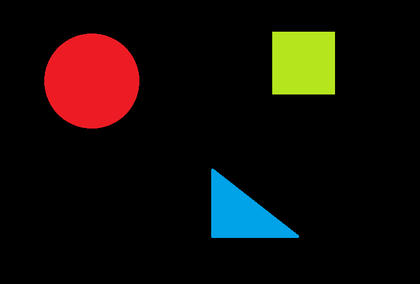
%> input picture 17_centroid/figures.png, 420 x 284 px, shrunk from 702 x 475 before the run
$ octave square.m   (GNU Octave 9; MATLAB toolbox functions it lacks are replaced by stand-ins)
%> lines starting %> are read from the running program, lines starting %| are printed output that depends on the picture; in (x1, y1, x2, y2) boxes, pixels count from 0 and x2, y2 are one past the last pixel; in counts of white or black regions, pixels touching at a corner belong together; the program's own positions count from 1
clc, clear all, close all

image = imread('figures.png');
%> image is the input picture: size 284x420x3 uint8; mean R, G, B 20.1, 13.7, 9.4

[rows, cols, channels] = size(image);
%> rows = 284; cols = 420; channels = 3

% Define empty matrix to hold the segmented square
output = uint8(zeros(rows, cols, channels));

% Difine counters to keep track of the number of ocurrences for each pixel
% that corresponds to the square figure, making difference between rows and columns
row_counter = zeros(1, rows);
col_counter = zeros(1, cols);

for i = 1:rows
  for j = 1:cols
    if image(i, j, 1) == 181 && image(i, j, 2) == 230 && image(i, j, 3) == 29
      output(i, j, 1) = 181;
      output(i, j, 2) = 230;
      output(i, j, 3) = 29;

      row_counter(i) = row_counter(i) + 1;
      col_counter(j) = col_counter(j) + 1;
    end
  end
end
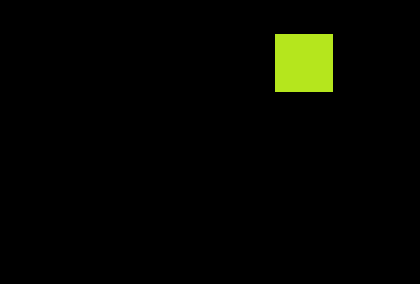
%> output: size 284x420x3 uint8; mean R, G, B 5.1, 6.5, 0.8
%> after the loop, col_counter = 420 values, max 58 at index 276, min 0 at index 1, mean 8.01; row_counter = 284 values, max 58 at index 35, min 0 at index 1, mean 11.85

figure, imshow(output), title('Segmented Square');
figure, subplot(1, 2, 1), plot(row_counter), subplot(1, 2, 2), plot(row_counter);
%> after `plot(row_counter)`:
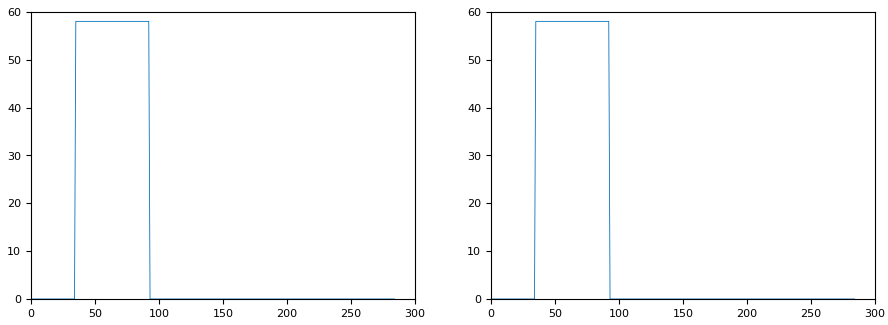
%> figure redrawn from the program's plot data, 2 panels; panel 1: curve peaks at x = 35, y = 58

% "Cut" the tip of the histograms to make easier to find two points in the graph
% This method defines a maximum limit value for each histogram,
% this value will be used as, the new tip
max_row = max(row_counter) - 10;
%> max_row = 48
max_col = max(col_counter) - 10;
%> max_col = 48

% Calculate the "i" minimum value that represents the left point of the tip of the row's histogram
imin = 0; rmin = 0;
while rmin < max_row
  imin = imin + 1;
  rmin = row_counter(imin);
end
%> this loop made 35 passes
%> rmin on passes 1 to 12: 0, 0, 0, 0, 0, 0, 0, 0, 0, 0, 0, 0

% Calculate the "i" maximum value that represents the right point of the tip of the row's histogram
i = imin;
%> i = 35
while i < rows
  if row_counter(i) >= max_row
    imax = i;
  end
  i = i + 1;
end
%> after the loop, i = 284

% Calculate the "j" minimum value that represents the left point of the tip of the columns's histogram
jmin = 0; cmin = 0;
while cmin < max_col
  jmin = jmin + 1;
  cmin = col_counter(jmin);
end
%> after the loop, jmin = 276

% Calculate the "j" maximum value that represents the right point of the tip of the columns's histogram
j = jmin;
%> j = 276
while j < cols
  if col_counter(j) >= max_col
    jmax = j;
  end
  j = j + 1;
end
%> this loop made 144 passes
%> after the loop, j = 420

x = round((imin + imax) / 2);
%> x = 64
y = round((jmin + jmax) / 2);
%> y = 305

output(x-1:x+1, y-1:y+1, :) = 0;
%> output: size 284x420x3 uint8; 0.01% of pixels changed, all inside (x1, y1, x2, y2) = (303, 62, 306, 65)
figure, imshow(output);
